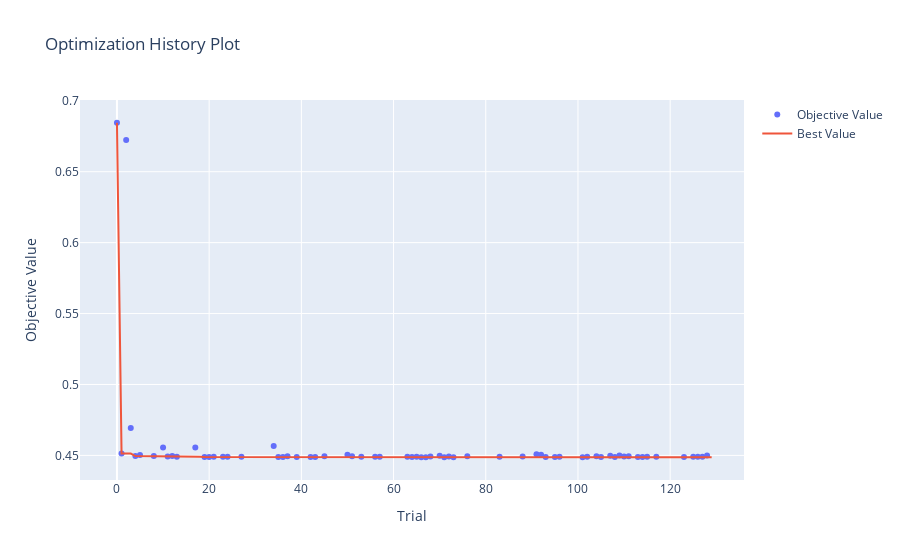

The cell this chart's notebook holds for it:
### Markdown cell above
Let's look at the visualizations from optuna to further analyze the study results:

### Code cell
optuna.visualization.plot_optimization_history(study)

### Figure 1 — Plotly figure (JSON) as saved in the notebook; plotly's stock layout.template omitted (floating-point values rounded to 4 significant figures; data arrays with more than 128 entries replaced by an {"elided": "..."} marker saying what was removed)
{"data": [{"mode": "markers", "name": "Objective Value", "x": [0, 1, 2, 3, 4, 5, 8, 10, 11, 12, 13, 17, 19, 20, 21, 23, 24, 27, 34, 35, 36, 37, 39, 42, 43, 45, 50, 51, 53, 56, 57, 63, 64, 65, 66, 67, 68, 70, 71, 72, 73, 76, 83, 88, 91, 92, 93, 95, 96, 101, 102, 104, 105, 107, 108, 109, 110, 111, 113, 114, 115, 117, 123, 125, 126, 127, 128], "y": [0.6845, 0.4513, 0.6723, 0.4693, 0.4495, 0.4504, 0.4495, 0.4556, 0.4492, 0.4495, 0.4491, 0.4555, 0.4489, 0.4488, 0.449, 0.449, 0.449, 0.449, 0.4567, 0.4489, 0.4488, 0.4495, 0.4489, 0.4489, 0.4489, 0.4494, 0.4505, 0.4493, 0.449, 0.449, 0.4491, 0.449, 0.4489, 0.4491, 0.4487, 0.4487, 0.4492, 0.4497, 0.4488, 0.4492, 0.4487, 0.4494, 0.449, 0.4492, 0.4508, 0.4505, 0.4489, 0.4489, 0.449, 0.4488, 0.449, 0.4494, 0.4488, 0.4498, 0.4489, 0.4499, 0.4492, 0.4495, 0.4489, 0.449, 0.449, 0.4491, 0.4489, 0.4491, 0.4491, 0.4491, 0.4499], "type": "scatter"}, {"mode": "lines", "name": "Best Value", "x": {"elided": "130 int values"}, "y": {"elided": "130 float values"}, "type": "scatter"}, {"marker": {"color": "#cccccc"}, "mode": "markers", "name": "Infeasible Trial", "showlegend": false, "x": [], "y": [], "type": "scatter"}], "layout": {"title": {"text": "Optimization History Plot"}, "xaxis": {"title": {"text": "Trial"}}, "yaxis": {"title": {"text": "Objective Value"}}}}
